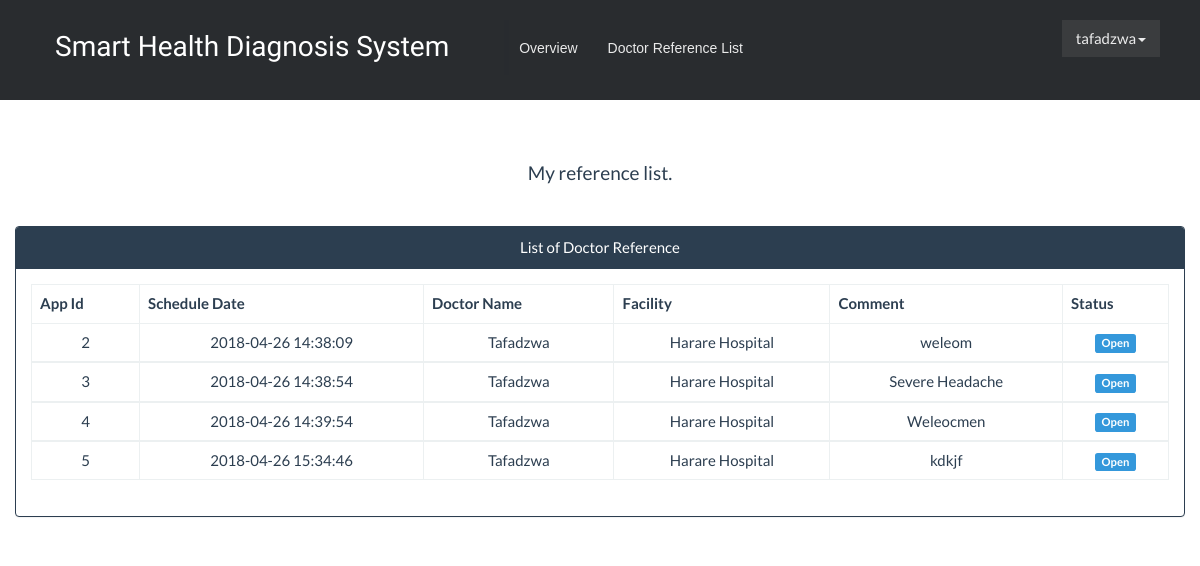
The page /appointmentlist.php (signed in) on the database as committed earlier.
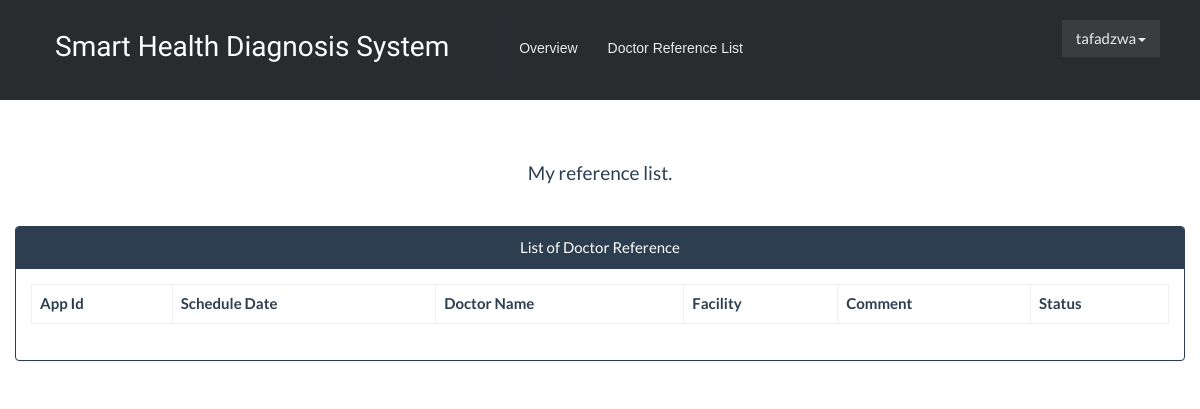
The same page on the database as committed later.
### tables this page shows
CREATE TABLE `appointment` (
  `id` int(11) NOT NULL,
  `date_created` timestamp NULL DEFAULT CURRENT_TIMESTAMP,
  `patient_id` int(11) NOT NULL,
  `doctor_id` int(11) NOT NULL,
  `status` char(20) NOT NULL,
  `comment` text NOT NULL
);

CREATE TABLE `practitioner` (
  `id` int(11) NOT NULL,
  `firstname` varchar(250) NOT NULL,
  `lastname` varchar(250) NOT NULL,
  `contact_details` varchar(250) NOT NULL,
  `date_created` varchar(250) NOT NULL,
  `gender` varchar(1) NOT NULL,
  `facility_id` int(11) NOT NULL,
  `speciality` varchar(250) NOT NULL,
  `disease_id` int(11) NOT NULL
);

CREATE TABLE `facility` (
  `id` int(11) NOT NULL,
  `name` varchar(250) NOT NULL,
  `city_id` int(250) NOT NULL,
  `address` varchar(250) NOT NULL,
  `latitude` double NOT NULL,
  `longitude` double NOT NULL
);

### appointmentlist.php (the view, shortened to what this page needs)
<?php
include ('conn.php');
?>
<!DOCTYPE html>
<html>
<head>
    <link rel="stylesheet" href="assets/patientassets/bootstrap/css/bootstrap.min.css">
    <link rel="stylesheet" href="assets/patientassets/css/styles.css">
    <link rel="stylesheet" href="assets/patientassets/css/Google-Style-Login.css">
    <link rel="stylesheet" href="assets/patientassets/css/Pretty-Header.css">
    <link rel="stylesheet" href="assets/patientassets/css/Pretty-Footer.css">
</head>
<nav class="navbar navbar-static-top custom-header">
    <div class="container-fluid">
        <div class="navbar-header"><a class="navbar-brand navbar-link" href="index.php">Smart Health Diagnosis System</a>
        </div>
        <div class="collapse navbar-collapse" id="navbar-collapse">
            <ul class="nav navbar-nav links">
                <li role="presentation"><a href="#">Overview </a></li>
                <li role="presentation"><a href="appointmentlist.php">Doctor Reference List </a></li>
            </ul>
            <ul class="nav navbar-nav navbar-right">
                <li class="dropdown"> <?php if (isset($_SESSION['user'])) : ?>
                    <?php endif ?>
                    <a class="dropdown-toggle" data-toggle="dropdown" ><i class="fa fa-user"></i> <?php echo $_SESSION['user']['username']; ?><b class="caret"></b></a>
                </li>
            </ul>
        </div>
    </div>
</nav>
<?php
echo "<div class='container'>";
echo "<div class='row'>";
echo "<div class='page-header'>";
echo "<h4>My reference list. </h4>";
echo "</div>";
echo "<div class='panel panel-primary'>";
echo "<div class='panel-heading'>List of Doctor Reference</div>";
echo "<div class='panel-body'>";
echo "<table class='table table-bordered'>";
echo "<thead>";
echo "<tr>";
echo "<th>App Id</th>";
echo "<th>Schedule Date </th>";
echo "<th>Doctor Name </th>";
echo "<th>Facility </th>";
echo "<th>Comment</th>";
echo "<th>Status</th>";
echo "</tr>";
echo "</thead>";
$user=$_SESSION['user']['id'];
$res = mysqli_query($conn, "SELECT appointment.id as id , appointment.date_created,facility.name as facility_name, status, firstname as doctor_name, comment  FROM `appointment` JOIN practitioner JOIN facility WHERE
 appointment.doctor_id=practitioner.id AND
 practitioner.facility_id=facility.id  and patient_id='$user'");
while ($userRow = mysqli_fetch_array($res)) {
    echo "<tbody>";
    echo "<tr>";
    echo "<td>" . $userRow['id'] . "</td>";
    echo "<td>" . $userRow['date_created'] . "</td>";
    echo "<td>" . $userRow['doctor_name'] . "</td>";
    echo "<td>" . $userRow['facility_name'] . "</td>";
    echo "<td>" . $userRow['comment'] . "</td>";
    echo "<td>" ."<span class='label label-info'>Open</span>" . "</td>";
   }
echo "</tr>";
echo "</tbody>";
echo "</table>";
?>
</html>

Rows that differ between the two databases and show on the page:
removed appointment: id "2", date_created "2018-04-26 14:38:09", practitioner.firstname "Tafadzwa", facility.name "Harare Hospital", comment "weleom"
removed appointment: id "3", date_created "2018-04-26 14:38:54", practitioner.firstname "Tafadzwa", facility.name "Harare Hospital", comment "Severe Headache"
removed appointment: id "4", date_created "2018-04-26 14:39:54", practitioner.firstname "Tafadzwa", facility.name "Harare Hospital", comment "Weleocmen"
removed appointment: id "5", date_created "2018-04-26 15:34:46", practitioner.firstname "Tafadzwa", facility.name "Harare Hospital", comment "kdkjf"
